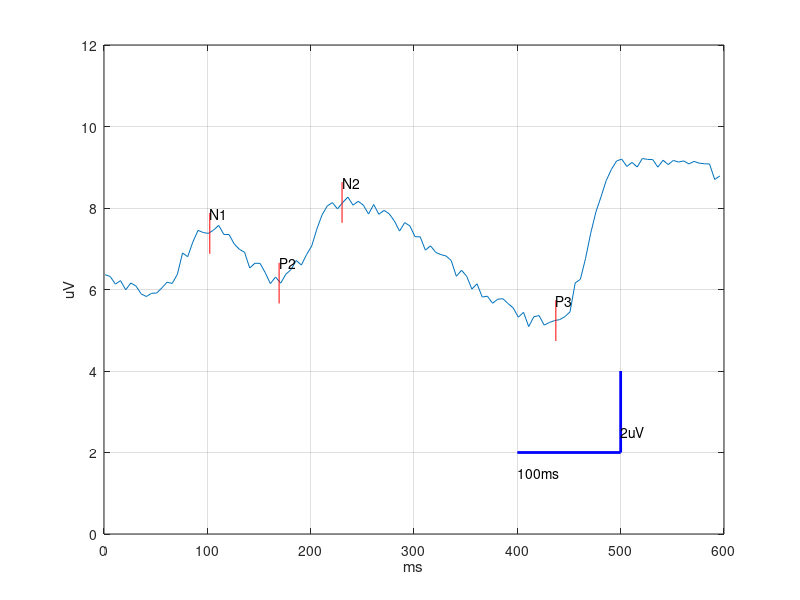

This chart was generated by the following MATLAB code:
% lineplot ms  uV
function Untitled
% ±56.85  ±19.63  ±28.17   ±38.57    ±2.08
% N1 P2 N2 P3
% B   102.27±52.65    168.35±18.51   230.82±26.55    432.36±40.11     7.23±1.64
% C   101.37±57.82    167.19±17.97   228.69±25.17    435.34±40.12     7.19±1.78
% D   102.16±54.29    169.12±18.61   230.76±25.38    437.21±54.48     7.15±1.68

% A    99.64±57.91   169.41±19.73   230.74±27.99   401.19±41.52     7.64±1.63
% B   99.27±59.68   166.65±18.91   220.56±25.57    371.90±47.79     9.59±2.2
% C   98.39±57.71   164.50±17.49   214.42±24.58    349.39±51.10   10.30±1.97
% D   96.19±57.69   161.82±16.79   210.65±24.59   318.42±43.32   12.15±2.18

% 正常组98.36±49.78    167.38±19.38   222.36±25.78    309.16±49.77  13.08±2.52
% 
grp = {'A(前)', 'B(前)','C(前)','D(前)','A(后)','B(后)','C(后)','D(后)', '正常'};

% A1
xa = [ 102.38    169.45  230.37    437.27 ];
ya = [   7.5   6.24   8.14     5.14];

% B1
% xa = [ 102.27    168.35  230.82    432.36];
% ya = [ ];


x = [ 1 ,50 , xa, 500 600];
y = [6.5 ,6 , ya , 9.2 8.79];
xi = round(x(1)):5:round(x(end));
len = length(xi);
a = -0.2; b = 0.2;
r = a + (b-a).*rand([1 len]);
figure;

yi = interp1(x,y, xi,'cubic');
yii = yi+r;
idy = find(yii>9.22);
yii(idy) = yi(idy);
idy = find(yii<5.06);
yii(idy) = yi(idy);
plot(xi,yii);
xlim([0, 600]);
ylim([0 , 12]);
grid on;
xlabel('ms')
ylabel('uV')

lb = {'N1', 'P2', 'N2', 'P3'};

% hold on;
% xp = xa(1);
% % yp = yii(find(xi==101));
% [~,yd] = min(abs(xi-round(xp)));
% yp = yii(yd);
% plot([xp xp],[ yp-.5 yp+.5],'r');
% text(xp,yp+.5, lb{1})
% hold off;

for nm = 1:4
hold on;
xp = xa(nm);
% yp = yii(find(xi==101));
[~,yd] = min(abs(xi-round(xp)));
yp = yii(yd);
plot([xp xp],[ yp-.5 yp+.5],'r');
text(xp,yp+.5, lb{nm})
hold off;
end

hold on;
plot([400 500] , [2 2],'b', 'LineWidth',2); text(400, 1.5,'100ms')
plot([500 500] , [2 4],'b', 'LineWidth',2); text(500, 2.5, '2uV')
hold off;
